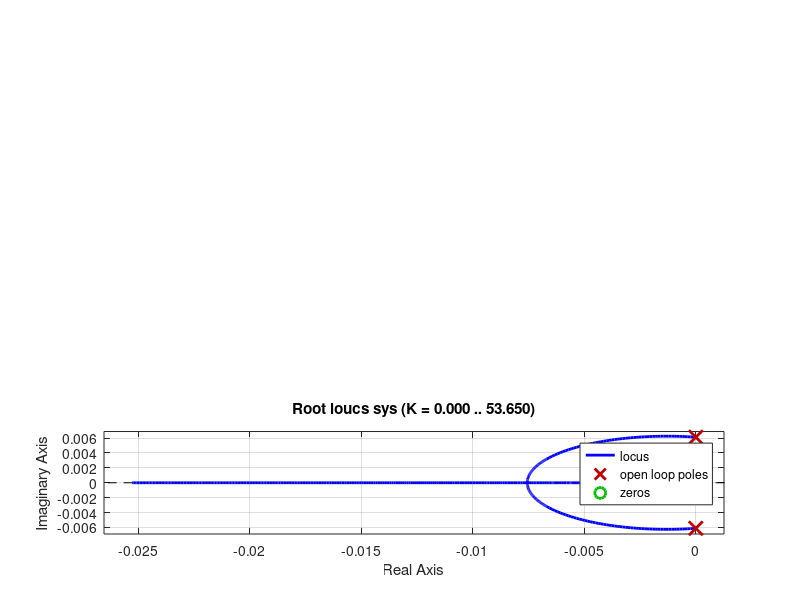

This chart was generated by the following MATLAB code:

Kp = 10;
Kd = 10;
ki = 0;

num = [0,1231.468, 1.6];
den = [2342269.5,0, 87.808];
sys = tf(num, den)


error = 1;

c = pid(Kp,ki,Kd);

T = feedback(sys*c,error)
subplot(3, 1, 1)
step(sys)
subplot(3, 1, 2)
step(T)
% tfinal = 10000;
% t = (0:0.1:tfinal);
% r = t.^0;
% lsim(T,r,t)


% t = (0:0.1:10)';
% tfinal  = t.^2;
% T = feedback(sys*c,error);
% step(T, tfinal)
subplot(3, 1, 3)
rlocus(sys)


